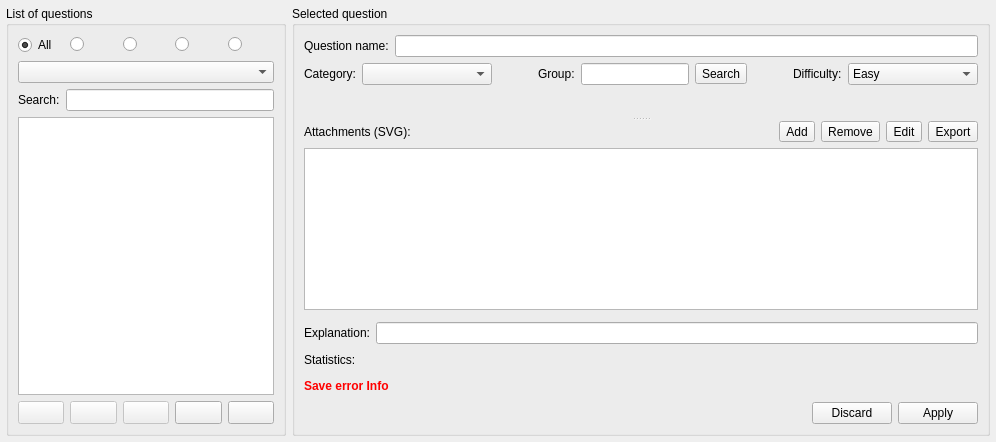
      <widget class="QWidget" name="mainPage">
       <layout class="QVBoxLayout">
        <property name="leftMargin">
         <number>6</number>
        </property>
        <property name="topMargin">
         <number>6</number>
        </property>
        <property name="rightMargin">
         <number>6</number>
        </property>
        <property name="bottomMargin">
         <number>6</number>
        </property>
        <item>
         <layout class="QHBoxLayout">
          <item>
           <widget class="QGroupBox" name="LQGroupBox">
            <property name="sizePolicy">
             <sizepolicy hsizetype="Maximum" vsizetype="MinimumExpanding">
              <horstretch>0</horstretch>
              <verstretch>0</verstretch>
             </sizepolicy>
            </property>
            <property name="title">
             <string>List of questions</string>
            </property>
            <layout class="QVBoxLayout">
             <item>
              <layout class="QHBoxLayout">
               <property name="spacing">
                <number>6</number>
               </property>
               <item>
                <widget class="QRadioButton" name="LQAllRadioButton">
                 <property name="statusTip">
                  <string>Show all questions</string>
                 </property>
                 <property name="text">
                  <string>All</string>
                 </property>
                 <property name="checked">
                  <bool>true</bool>
                 </property>
                </widget>
               </item>
               <item>
                <widget class="QRadioButton" name="LQEasyRadioButton">
                 <property name="statusTip">
                  <string>Show easy questions only</string>
                 </property>
                 <property name="text">
                  <string/>
                 </property>
                 <property name="icon">
                  <iconset resource="resources.qrc">
                   <normaloff>:/images/images/easy.png</normaloff>:/images/images/easy.png</iconset>
                 </property>
                 <property name="iconSize">
                  <size>
                   <width>16</width>
                   <height>16</height>
                  </size>
                 </property>
                </widget>
               </item>
               <item>
                <widget class="QRadioButton" name="LQMediumRadioButton">
                 <property name="statusTip">
                  <string>Show questions with medium difficulty only</string>
                 </property>
                 <property name="text">
                  <string/>
                 </property>
                 <property name="icon">
                  <iconset resource="resources.qrc">
                   <normaloff>:/images/images/medium.png</normaloff>:/images/images/medium.png</iconset>
                 </property>
                 <property name="iconSize">
                  <size>
                   <width>16</width>
                   <height>16</height>
                  </size>
                 </property>
                </widget>
               </item>
               <item>
                <widget class="QRadioButton" name="LQDifficultRadioButton">
                 <property name="statusTip">
                  <string>Show difficult questions only</string>
                 </property>
                 <property name="text">
                  <string/>
                 </property>
                 <property name="icon">
                  <iconset resource="resources.qrc">
                   <normaloff>:/images/images/difficult.png</normaloff>:/images/images/difficult.png</iconset>
                 </property>
                 <property name="iconSize">
                  <size>
                   <width>16</width>
                   <height>16</height>
                  </size>
                 </property>
                </widget>
               </item>
               <item>
                <widget class="QRadioButton" name="LQCategoryRadioButton">
                 <property name="statusTip">
                  <string>Show questions in the selected category only</string>
                 </property>
                 <property name="text">
                  <string/>
                 </property>
                 <property name="icon">
                  <iconset resource="resources.qrc">
                   <normaloff>:/images/images/flag.png</normaloff>:/images/images/flag.png</iconset>
                 </property>
                 <property name="iconSize">
                  <size>
                   <width>16</width>
                   <height>16</height>
                  </size>
                 </property>
                </widget>
               </item>
              </layout>
             </item>
             <item>
              <widget class="QComboBox" name="LQCategoryComboBox">
               <property name="statusTip">
                <string>Select the category to filter the list below</string>
               </property>
              </widget>
             </item>
             <item>
              <layout class="QHBoxLayout">
               <property name="spacing">
                <number>6</number>
               </property>
               <item>
                <widget class="QLabel" name="label_search">
                 <property name="text">
                  <string>Search:</string>
                 </property>
                </widget>
               </item>
               <item>
                <widget class="ExtendedLineEdit" name="LQSearchLineEdit">
                 <property name="statusTip">
                  <string>Type a keyword to filter the list below</string>
                 </property>
                </widget>
               </item>
              </layout>
             </item>
             <item>
              <widget class="QListWidget" name="LQListWidget">
               <property name="statusTip">
                <string>Select a question to edit</string>
               </property>
              </widget>
             </item>
             <item>
              <layout class="QHBoxLayout">
               <property name="spacing">
                <number>6</number>
               </property>
               <item>
                <widget class="QToolButton" name="tbtnAddQuestion">
                 <property name="enabled">
                  <bool>false</bool>
                 </property>
                 <property name="sizePolicy">
                  <sizepolicy hsizetype="Preferred" vsizetype="Fixed">
                   <horstretch>0</horstretch>
                   <verstretch>0</verstretch>
                  </sizepolicy>
                 </property>
                 <property name="statusTip">
                  <string>Add a question</string>
                 </property>
                 <property name="icon">
                  <iconset resource="resources.qrc">
                   <normaloff>:/images/images/filenew.png</normaloff>:/images/images/filenew.png</iconset>
                 </property>
                 <property name="iconSize">
                  <size>
                   <width>16</width>
                   <height>16</height>
                  </size>
                 </property>
                </widget>
               </item>
               <item>
                <widget class="QToolButton" name="tbtnDuplicateQuestion">
                 <property name="enabled">
                  <bool>false</bool>
                 </property>
                 <property name="sizePolicy">
                  <sizepolicy hsizetype="Preferred" vsizetype="Fixed">
                   <horstretch>0</horstretch>
                   <verstretch>0</verstretch>
                  </sizepolicy>
                 </property>
                 <property name="statusTip">
                  <string>Duplicate the selected question</string>
                 </property>
                 <property name="icon">
                  <iconset resource="resources.qrc">
                   <normaloff>:/images/images/editcopy.png</normaloff>:/images/images/editcopy.png</iconset>
                 </property>
                 <property name="iconSize">
                  <size>
                   <width>16</width>
                   <height>16</height>
                  </size>
                 </property>
                </widget>
               </item>
               <item>
                <widget class="QToolButton" name="tbtnDeleteQuestion">
                 <property name="enabled">
                  <bool>false</bool>
                 </property>
                 <property name="sizePolicy">
                  <sizepolicy hsizetype="Preferred" vsizetype="Fixed">
                   <horstretch>0</horstretch>
                   <verstretch>0</verstretch>
                  </sizepolicy>
                 </property>
                 <property name="statusTip">
                  <string>Delete the selected question</string>
                 </property>
                 <property name="icon">
                  <iconset resource="resources.qrc">
                   <normaloff>:/images/images/editdelete.png</normaloff>:/images/images/editdelete.png</iconset>
                 </property>
                 <property name="iconSize">
                  <size>
                   <width>16</width>
                   <height>16</height>
                  </size>
                 </property>
                </widget>
               </item>
               <item>
                <widget class="QToolButton" name="tbtnMoveUp">
                 <property name="sizePolicy">
                  <sizepolicy hsizetype="Preferred" vsizetype="Fixed">
                   <horstretch>0</horstretch>
                   <verstretch>0</verstretch>
                  </sizepolicy>
                 </property>
                 <property name="statusTip">
                  <string>Move the selected question up</string>
                 </property>
                 <property name="icon">
                  <iconset resource="resources.qrc">
                   <normaloff>:/images/images/up.png</normaloff>:/images/images/up.png</iconset>
                 </property>
                 <property name="iconSize">
                  <size>
                   <width>16</width>
                   <height>16</height>
                  </size>
                 </property>
                </widget>
               </item>
               <item>
                <widget class="QToolButton" name="tbtnMoveDown">
                 <property name="sizePolicy">
                  <sizepolicy hsizetype="Preferred" vsizetype="Fixed">
                   <horstretch>0</horstretch>
                   <verstretch>0</verstretch>
                  </sizepolicy>
                 </property>
                 <property name="statusTip">
                  <string>Move the selected question down</string>
                 </property>
                 <property name="icon">
                  <iconset resource="resources.qrc">
                   <normaloff>:/images/images/down.png</normaloff>:/images/images/down.png</iconset>
                 </property>
                 <property name="iconSize">
                  <size>
                   <width>16</width>
                   <height>16</height>
                  </size>
                 </property>
                </widget>
               </item>
              </layout>
             </item>
            </layout>
           </widget>
          </item>
          <item>
           <widget class="QGroupBox" name="SQGroupBox">
            <property name="sizePolicy">
             <sizepolicy hsizetype="Preferred" vsizetype="MinimumExpanding">
              <horstretch>0</horstretch>
              <verstretch>0</verstretch>
             </sizepolicy>
            </property>
            <property name="minimumSize">
             <size>
              <width>401</width>
              <height>379</height>
             </size>
            </property>
            <property name="title">
             <string>Selected question</string>
            </property>
            <layout class="QVBoxLayout" name="verticalLayout_2">
             <item>
              <layout class="QHBoxLayout">
               <item>
                <widget class="QLabel" name="SQQuestionNameLabel">
                 <property name="text">
                  <string>Question name:</string>
                 </property>
                </widget>
               </item>
               <item>
                <widget class="QLineEdit" name="SQQuestionNameLineEdit">
                 <property name="statusTip">
                  <string>Name of the selected question</string>
                 </property>
                </widget>
               </item>
              </layout>
             </item>
             <item>
              <layout class="QHBoxLayout">
               <item>
                <widget class="QLabel" name="SQCategoryLabel">
                 <property name="text">
                  <string>Category:</string>
                 </property>
                </widget>
               </item>
               <item>
                <widget class="QComboBox" name="SQCategoryComboBox">
                 <property name="minimumSize">
                  <size>
                   <width>130</width>
                   <height>0</height>
                  </size>
                 </property>
                 <property name="statusTip">
                  <string>Category of the selected question</string>
                 </property>
                </widget>
               </item>
               <item>
                <spacer>
                 <property name="orientation">
                  <enum>Qt::Horizontal</enum>
                 </property>
                 <property name="sizeHint" stdset="0">
                  <size>
                   <width>40</width>
                   <height>10</height>
                  </size>
                 </property>
                </spacer>
               </item>
               <item>
                <widget class="QLabel" name="SQGroupLabel">
                 <property name="text">
                  <string>Group:</string>
                 </property>
                </widget>
               </item>
               <item>
                <widget class="QLineEdit" name="SQGroupLineEdit">
                 <property name="statusTip">
                  <string>Group of the selected question</string>
                 </property>
                </widget>
               </item>
               <item>
                <widget class="QToolButton" name="tbtnSearchByGroup">
                 <property name="statusTip">
                  <string>Search the database for other questions in this group</string>
                 </property>
                 <property name="text">
                  <string>Search</string>
                 </property>
                </widget>
               </item>
               <item>
                <spacer>
                 <property name="orientation">
                  <enum>Qt::Horizontal</enum>
                 </property>
                 <property name="sizeHint" stdset="0">
                  <size>
                   <width>40</width>
                   <height>10</height>
                  </size>
                 </property>
                </spacer>
               </item>
               <item>
                <widget class="QLabel" name="SQDifficultyLabel">
                 <property name="text">
                  <string>Difficulty:</string>
                 </property>
                </widget>
               </item>
               <item>
                <widget class="QComboBox" name="SQDifficultyComboBox">
                 <property name="minimumSize">
                  <size>
                   <width>130</width>
                   <height>0</height>
                  </size>
                 </property>
                 <property name="maximumSize">
                  <size>
                   <width>130</width>
                   <height>16777215</height>
                  </size>
                 </property>
                 <property name="statusTip">
                  <string>Difficulty of the selected question</string>
                 </property>
                 <item>
                  <property name="text">
                   <string>Easy</string>
                  </property>
                  <property name="icon">
                   <iconset resource="resources.qrc">
                    <normaloff>:/images/images/easy.png</normaloff>:/images/images/easy.png</iconset>
                  </property>
                 </item>
                 <item>
                  <property name="text">
                   <string>Medium</string>
                  </property>
                  <property name="icon">
                   <iconset resource="resources.qrc">
                    <normaloff>:/images/images/medium.png</normaloff>:/images/images/medium.png</iconset>
                  </property>
                 </item>
                 <item>
                  <property name="text">
                   <string>Difficult</string>
                  </property>
                  <property name="icon">
                   <iconset resource="resources.qrc">
                    <normaloff>:/images/images/difficult.png</normaloff>:/images/images/difficult.png</iconset>
                  </property>
                 </item>
                </widget>
               </item>
              </layout>
             </item>
             <item>
              <widget class="QSplitter" name="SQSplitter">
               <property name="orientation">
                <enum>Qt::Vertical</enum>
               </property>
               <widget class="MTTextEdit" name="SQQuestionTextEdit" native="true"/>
               <widget class="QWidget" name="verticalLayout">
                <layout class="QVBoxLayout">
                 <item>
                  <layout class="QHBoxLayout">
                   <item>
                    <widget class="QLabel" name="SQSVGLabel">
                     <property name="text">
                      <string>Attachments (SVG):</string>
                     </property>
                    </widget>
                   </item>
                   <item>
                    <widget class="QToolButton" name="tbtnAddSVG">
                     <property name="toolTip">
                      <string>Add SVG</string>
                     </property>
                     <property name="statusTip">
                      <string>Add an attachment</string>
                     </property>
                     <property name="text">
                      <string>Add</string>
                     </property>
                     <property name="icon">
                      <iconset resource="resources.qrc">
                       <normaloff>:/images/images/list-add.png</normaloff>:/images/images/list-add.png</iconset>
                     </property>
                     <property name="iconSize">
                      <size>
                       <width>16</width>
                       <height>16</height>
                      </size>
                     </property>
                    </widget>
                   </item>
                   <item>
                    <widget class="QToolButton" name="tbtnRemoveSVG">
                     <property name="toolTip">
                      <string>Remove SVG</string>
                     </property>
                     <property name="statusTip">
                      <string>Remove the selected attachment</string>
                     </property>
                     <property name="text">
                      <string>Remove</string>
                     </property>
                     <property name="icon">
                      <iconset resource="resources.qrc">
                       <normaloff>:/images/images/list-remove.png</normaloff>:/images/images/list-remove.png</iconset>
                     </property>
                     <property name="iconSize">
                      <size>
                       <width>16</width>
                       <height>16</height>
                      </size>
                     </property>
                    </widget>
                   </item>
                   <item>
                    <widget class="QToolButton" name="tbtnEditSVG">
                     <property name="toolTip">
                      <string>Edit SVG</string>
                     </property>
                     <property name="statusTip">
                      <string>Edit the selected attachment</string>
                     </property>
                     <property name="text">
                      <string>Edit</string>
                     </property>
                     <property name="icon">
                      <iconset resource="resources.qrc">
                       <normaloff>:/images/images/document-properties.png</normaloff>:/images/images/document-properties.png</iconset>
                     </property>
                     <property name="iconSize">
                      <size>
                       <width>16</width>
                       <height>16</height>
                      </size>
                     </property>
                    </widget>
                   </item>
                   <item>
                    <widget class="QToolButton" name="tbtnExportSVG">
                     <property name="toolTip">
                      <string>Export SVG</string>
                     </property>
                     <property name="statusTip">
                      <string>Export the selected attachment</string>
                     </property>
                     <property name="text">
                      <string>Export</string>
                     </property>
                     <property name="icon">
                      <iconset resource="resources.qrc">
                       <normaloff>:/images/images/document-save.png</normaloff>:/images/images/document-save.png</iconset>
                     </property>
                     <property name="iconSize">
                      <size>
                       <width>16</width>
                       <height>16</height>
                      </size>
                     </property>
                    </widget>
                   </item>
                  </layout>
                 </item>
                 <item>
                  <widget class="QListWidget" name="SQSVGListWidget">
                   <property name="minimumSize">
                    <size>
                     <width>0</width>
                     <height>30</height>
                    </size>
                   </property>
                   <property name="statusTip">
                    <string>Attachments of the selected question</string>
                   </property>
                   <property name="iconSize">
                    <size>
                     <width>64</width>
                     <height>64</height>
                    </size>
                   </property>
                   <property name="resizeMode">
                    <enum>QListView::Adjust</enum>
                   </property>
                   <property name="viewMode">
                    <enum>QListView::IconMode</enum>
                   </property>
                  </widget>
                 </item>
                </layout>
               </widget>
              </widget>
             </item>
             <item>
              <widget class="AnswersEdit" name="SQAnswersEdit" native="true"/>
             </item>
             <item>
              <layout class="QHBoxLayout">
               <item>
                <widget class="QLabel" name="SQExplanationLabel">
                 <property name="text">
                  <string>Explanation:</string>
                 </property>
                </widget>
               </item>
               <item>
                <widget class="QLineEdit" name="SQExplanationLineEdit">
                 <property name="statusTip">
                  <string>A brief explanation of the selected question</string>
                 </property>
                </widget>
               </item>
              </layout>
             </item>
             <item>
              <widget class="QLabel" name="SQStatisticsLabel">
               <property name="minimumSize">
                <size>
                 <width>0</width>
                 <height>20</height>
                </size>
               </property>
               <property name="text">
                <string>Statistics:</string>
               </property>
               <property name="wordWrap">
                <bool>true</bool>
               </property>
              </widget>
             </item>
             <item>
              <widget class="QLabel" name="SQSaveErrorLabel">
               <property name="minimumSize">
                <size>
                 <width>0</width>
                 <height>20</height>
                </size>
               </property>
               <property name="font">
                <font>
                 <weight>75</weight>
                 <bold>true</bold>
                </font>
               </property>
               <property name="styleSheet">
                <string notr="true">color: rgb(255, 0, 0);</string>
               </property>
               <property name="text">
                <string>Save error Info</string>
               </property>
               <property name="wordWrap">
                <bool>true</bool>
               </property>
              </widget>
             </item>
             <item>
              <widget class="QDialogButtonBox" name="SQButtonBox">
               <property name="orientation">
                <enum>Qt::Horizontal</enum>
               </property>
               <property name="standardButtons">
                <set>QDialogButtonBox::Apply|QDialogButtonBox::Discard</set>
               </property>
              </widget>
             </item>
            </layout>
           </widget>
          </item>
         </layout>
        </item>
       </layout>
      </widget>
